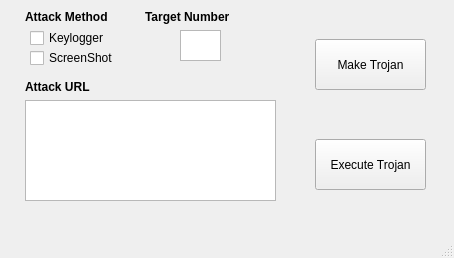
<?xml version="1.0" encoding="UTF-8"?>
<ui version="4.0">
 <class>Trojan_Attacker</class>
 <widget class="QMainWindow" name="Trojan_Attacker">
  <property name="geometry">
   <rect>
    <x>0</x>
    <y>0</y>
    <width>454</width>
    <height>258</height>
   </rect>
  </property>
  <property name="windowTitle">
   <string>MainWindow</string>
  </property>
  <widget class="QWidget" name="centralwidget">
   <widget class="QLabel" name="label">
    <property name="geometry">
     <rect>
      <x>25</x>
      <y>9</y>
      <width>101</width>
      <height>16</height>
     </rect>
    </property>
    <property name="text">
     <string>&lt;html&gt;&lt;head/&gt;&lt;body&gt;&lt;p&gt;&lt;span style=&quot; font-weight:600;&quot;&gt;Attack Method&lt;/span&gt;&lt;/p&gt;&lt;/body&gt;&lt;/html&gt;</string>
    </property>
   </widget>
   <widget class="QPushButton" name="MakeTrojan_Button">
    <property name="geometry">
     <rect>
      <x>315</x>
      <y>39</y>
      <width>111</width>
      <height>51</height>
     </rect>
    </property>
    <property name="autoFillBackground">
     <bool>false</bool>
    </property>
    <property name="styleSheet">
     <string notr="true">font: 75 9pt &quot;ADMUI3Lg&quot;;
font: 75 9pt &quot;ADMUI3Lg&quot;;</string>
    </property>
    <property name="text">
     <string>Make Trojan</string>
    </property>
   </widget>
   <widget class="QPushButton" name="ExecuteTrojan_Button">
    <property name="geometry">
     <rect>
      <x>315</x>
      <y>139</y>
      <width>111</width>
      <height>51</height>
     </rect>
    </property>
    <property name="text">
     <string>Execute Trojan</string>
    </property>
   </widget>
   <widget class="QLabel" name="label_2">
    <property name="geometry">
     <rect>
      <x>145</x>
      <y>9</y>
      <width>101</width>
      <height>16</height>
     </rect>
    </property>
    <property name="text">
     <string>&lt;html&gt;&lt;head/&gt;&lt;body&gt;&lt;p&gt;&lt;span style=&quot; font-weight:600;&quot;&gt;Target Number&lt;/span&gt;&lt;/p&gt;&lt;/body&gt;&lt;/html&gt;</string>
    </property>
   </widget>
   <widget class="QPlainTextEdit" name="TargetNum_Button">
    <property name="geometry">
     <rect>
      <x>180</x>
      <y>30</y>
      <width>41</width>
      <height>31</height>
     </rect>
    </property>
   </widget>
   <widget class="QLabel" name="label_3">
    <property name="geometry">
     <rect>
      <x>25</x>
      <y>79</y>
      <width>81</width>
      <height>16</height>
     </rect>
    </property>
    <property name="text">
     <string>&lt;html&gt;&lt;head/&gt;&lt;body&gt;&lt;p&gt;&lt;span style=&quot; font-weight:600;&quot;&gt;Attack URL&lt;/span&gt;&lt;/p&gt;&lt;/body&gt;&lt;/html&gt;</string>
    </property>
   </widget>
   <widget class="QTextBrowser" name="AttackURL_EDIT">
    <property name="geometry">
     <rect>
      <x>25</x>
      <y>100</y>
      <width>251</width>
      <height>101</height>
     </rect>
    </property>
   </widget>
   <widget class="QCheckBox" name="Keylogger_CheckBox">
    <property name="geometry">
     <rect>
      <x>30</x>
      <y>30</y>
      <width>91</width>
      <height>16</height>
     </rect>
    </property>
    <property name="text">
     <string>Keylogger</string>
    </property>
   </widget>
   <widget class="QCheckBox" name="ScreenShot_CheckBox">
    <property name="geometry">
     <rect>
      <x>30</x>
      <y>50</y>
      <width>91</width>
      <height>16</height>
     </rect>
    </property>
    <property name="text">
     <string>ScreenShot</string>
    </property>
   </widget>
  </widget>
  <widget class="QMenuBar" name="menubar">
   <property name="geometry">
    <rect>
     <x>0</x>
     <y>0</y>
     <width>454</width>
     <height>21</height>
    </rect>
   </property>
  </widget>
  <widget class="QStatusBar" name="statusbar"/>
 </widget>
 <resources/>
 <connections/>
</ui>
